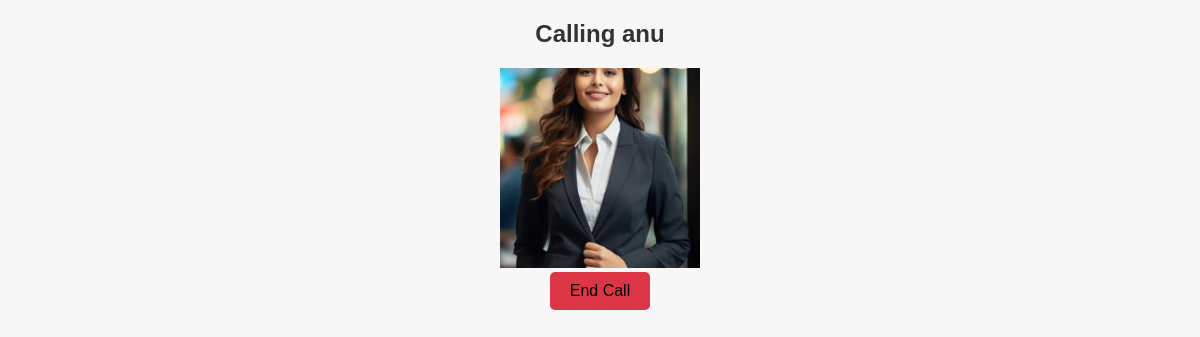
The page /1/call/ on the database its author committed.
### c_app/models.py (models this page shows)
class Contact(models.Model):
    name = models.CharField(max_length=100)
    email = models.EmailField()
    phone = models.CharField(max_length=15)
    alternative_phone = models.CharField(max_length=15, blank=True, null=True)
    image = models.ImageField(upload_to='contact_images/',blank=True, null=True)

### c_app/views.py (the view)
# urls.py: path('<int:pk>/call/', views.call_contact, name='call_contact'),
def call_contact(request, pk):
    contact = get_object_or_404(Contact, pk=pk)
    return render(request, 'contacts/call_contact.html', {'contact': contact})

### templates/contacts/call_contact.html (shortened to what this page needs)
<!DOCTYPE html>
<html lang="en">
<head>
    {%load static%}
    <link rel="stylesheet" href="{% static 'css/style.css' %}">
</head>
<body>
    {% block content %}
    <div class="text-center">
        <h2>Calling {{ contact.name }}</h2>
        <img src="{{ contact.image.url }}" class="img-fluid rounded shadow mt-4" alt="{{ contact.name }}" style="width: 200px; height: 200px; object-fit: cover;">
        <div class="mt-4">
            <button class="btn btn-danger btn-lg" onclick="window.history.back();">End Call</button>
        </div>
    </div>
    {% endblock %}
</body>
</html>

### static/css/style.css (style rules this page uses)
body { font-family: 'Arial', sans-serif; background-color: #f7f7f7; color: #333; }
.btn { padding: 10px 20px; font-size: 1rem; border-radius: 5px; }
.btn-danger { background-color: #dc3545; border: none; }
.text-center { text-align: center; }

### rows shown on the page
Contact: name "anu", image (picture)
